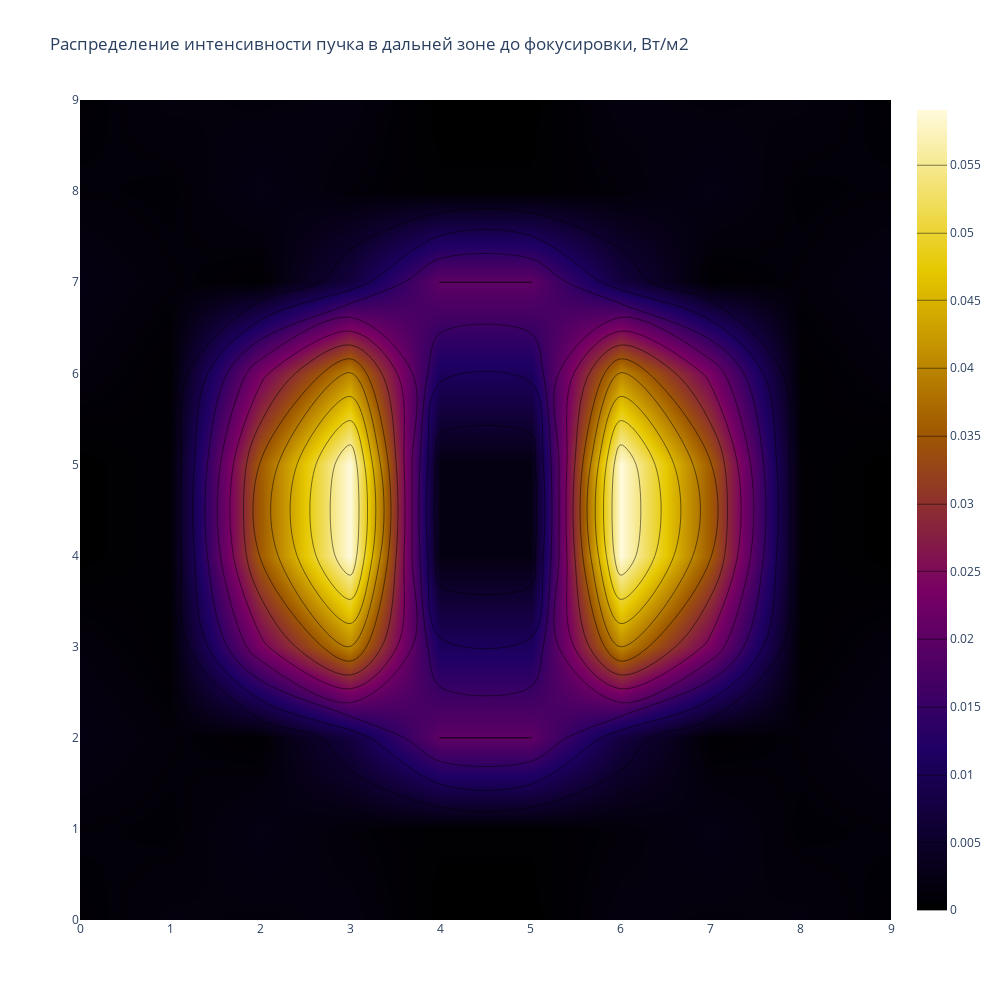

This figure's notebook cell:
### Code cell
fig = go.Figure(data = go.Contour(z = u_dal1,  colorscale='electric', 
            contours=dict(coloring ='heatmap'
            )))
fig.update_layout(
    title = 'Распределение интенсивности пучка в дальней зоне до фокусировки, Вт/м2',
    width=1000,
    height=1000,
    paper_bgcolor="White"
)
fig.show()
fig.write_html("Распределение интенсивности пучка в дальней зоне до фокусировки.html")
